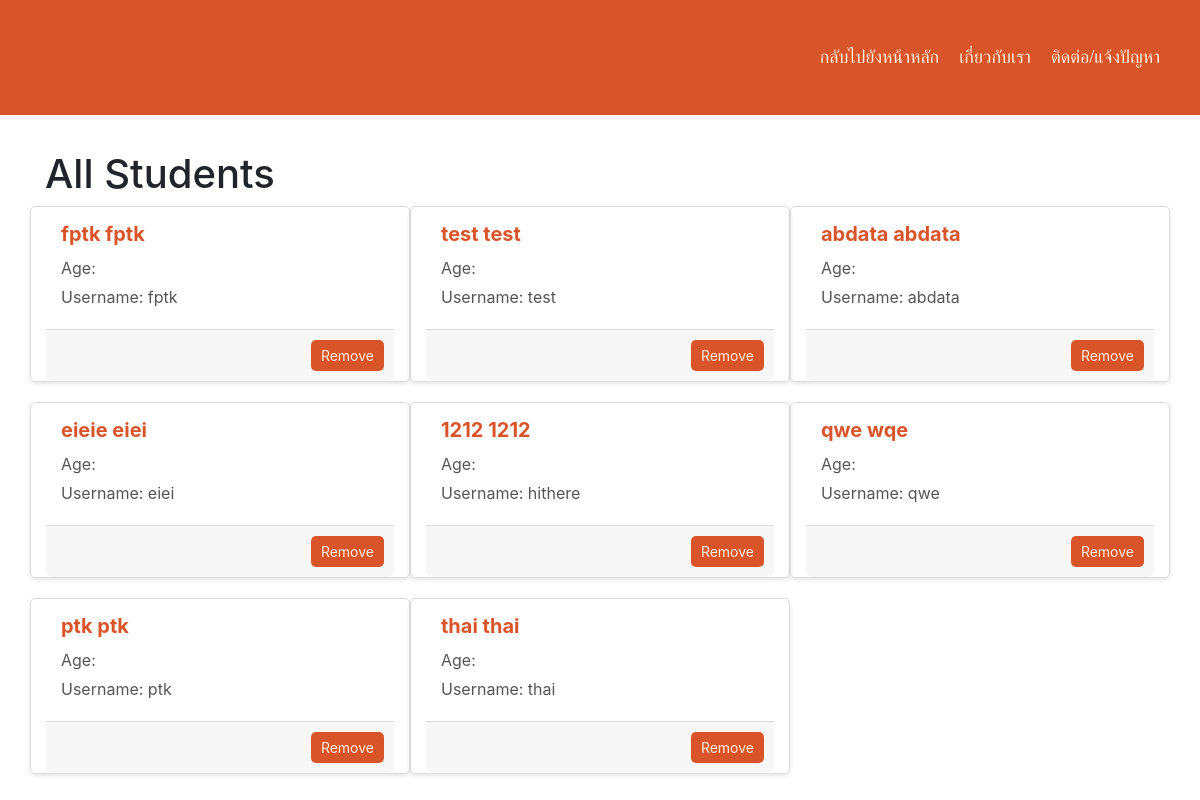
Screenshot of /view_students with the database file from the repository.
### main.py (models this page shows, shortened)
class User(db.Model):
    id = db.Column(db.Integer, primary_key=True)
    username = db.Column(db.String(100), unique=True, nullable=False)
    password = db.Column(db.String(100), nullable=False)
    name = db.Column(db.String(100), nullable=False)
    surname = db.Column(db.String(100), nullable=False)
    role = db.Column(db.String(20), nullable=False)

### main.py (the view)
@app.route('/view_students')
def view_students():
    students = User.query.filter_by(role='นักเรียน').all()
    return render_template('view_students.html', students=students)

### templates/view_students.html (shortened to what this page needs)
<!DOCTYPE html>
<html lang="en">
<head>
    <link rel="stylesheet" href="https://stackpath.bootstrapcdn.com/bootstrap/4.5.2/css/bootstrap.min.css">
</head>
<body>
    <div class="navbar-main">
        <a href="/" class="navbar-text">กลับไปยังหน้าหลัก</a>
        <a href="about_us" class="navbar-text">เกี่ยวกับเรา</a>
        <a href="contact_page" class="navbar-text">ติดต่อ/แจ้งปัญหา</a>
    </div>
    <div class="container">
        <h1 class="mt-4">All Students</h1>
        <div class="row">
            {% if students %}
            {% for student in students %}
            <div class="col-md-4 student-card">
                <div class="card-body">
                    <h5 class="card-title">{{ student.name }} {{ student.surname }}</h5>
                    <p class="card-text">Age: {{ student.age }}</p>
                    <p class="card-text">Username: {{ student.username }}</p>
                </div>
                <div class="card-footer text-right">
                    <form action="/remove_student/{{ student.id }}" method="post">
                        <button type="submit" class="btn btn-danger">Remove</button>
                    </form>
                </div>
            </div>
            {% endfor %}
            {% else %}
            <p>No students found.</p>
            {% endif %}
        </div>
    </div>
</body>
</html>

### templates/view_students.html (style rules this page uses)
.navbar-main { background-color: #DA542A; width: 100%; height: 115px; display: flex; justify-content: flex-end; align-items: center; padding: 0 20px; position: fixed; top: 0; left: 0; z-index: 999; font-family: 'Itim', cursive; }
.navbar-text { color: #FDEFD5; font-size: 18px; cursor: pointer; text-decoration: none; margin-right: 20px; }
.container { margin-top: 150px; }
.student-card { margin-bottom: 20px; border: 1px solid #ddd; border-radius: 5px; box-shadow: 0 2px 4px rgba(0, 0, 0, 0.1); }
.student-card .card-body { padding: 15px; }
.student-card .card-title { font-size: 20px; margin-bottom: 10px; color: #DA542A; font-weight: bold; }
.student-card .card-text { color: #555; font-size: 16px; margin-bottom: 5px; }
.student-card .card-footer { text-align: right; background-color: #F7F7F7; padding: 10px; border-top: 1px solid #ddd; border-radius: 0 0 5px 5px; }
.student-card .btn-danger { background-color: #DA542A; color: #FDEFD5; border: none; border-radius: 5px; padding: 5px 10px; cursor: pointer; font-size: 14px; transition: background-color 0.3s ease; }

### rows the page displays
User: name "fptk", surname "fptk", username "fptk"
User: name "test", surname "test", username "test"
User: name "abdata", surname "abdata", username "abdata"
User: name "eieie", surname "eiei", username "eiei"
User: name "1212", surname "1212", username "hithere"
User: name "qwe", surname "wqe", username "qwe"
User: name "ptk", surname "ptk", username "ptk"
User: name "thai", surname "thai", username "thai"
